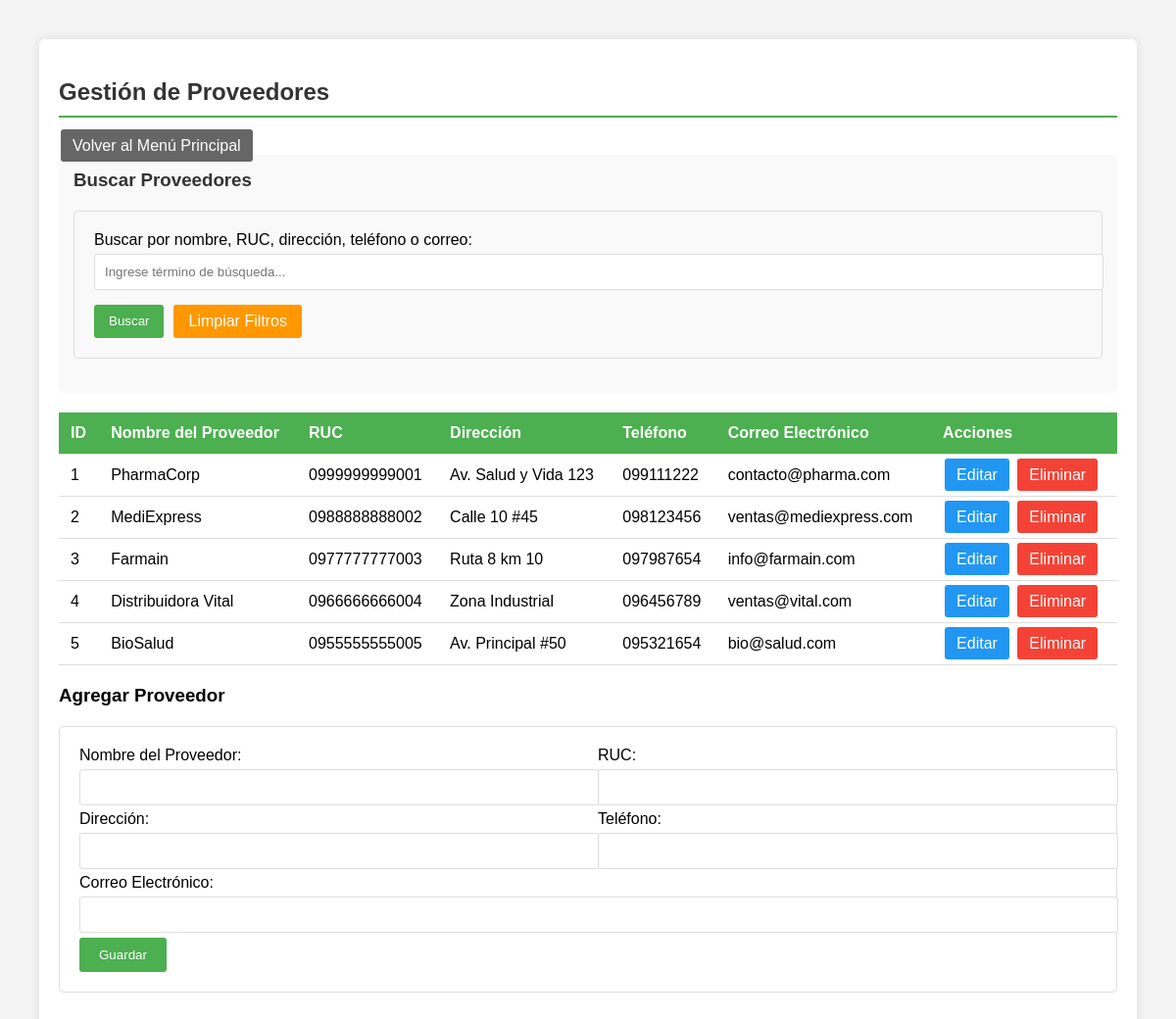
Screenshot of /WEB/FARMACIA/crud_proveedores.php (signed in) with the database file from the repository.
### tables this page shows
CREATE TABLE `proveedor` (
  `id_proveedor` int(11) NOT NULL,
  `nombre_proveedor` varchar(100) DEFAULT NULL,
  `ruc` varchar(13) DEFAULT NULL,
  `direccion` varchar(150) DEFAULT NULL,
  `telefono` varchar(20) DEFAULT NULL,
  `correo_electronico` varchar(100) DEFAULT NULL
);

### WEB/FARMACIA/crud_proveedores.php (the view, shortened to what this page needs)
<?php
include 'config.php';
$busqueda = isset($_GET['buscar']) ? trim($_GET['buscar']) : '';
$sql = "SELECT * FROM Proveedor WHERE 1=1";
$sql .= " ORDER BY id_proveedor";
$result = $conn->query($sql);
$edit = null;
?>
<!DOCTYPE html>
<html>
<head>
</head>
<body>
<div class="container">
    <h2>Gestión de Proveedores</h2>
    <a href="index.php" class="btn btn-back">Volver al Menú Principal</a>
    <div class="search-form">
        <h3>Buscar Proveedores</h3>
        <form method="get" action="">
            <div class="form-row">
                <div class="form-group">
                    <label>Buscar por nombre, RUC, dirección, teléfono o correo:</label>
                    <input type="text" name="buscar" value="<?= htmlspecialchars($busqueda) ?>" placeholder="Ingrese término de búsqueda...">
                </div>
            </div>
            <div class="search-buttons">
                <input type="submit" value="Buscar" class="btn-search">
                <a href="crud_proveedores.php" class="btn-clear">Limpiar Filtros</a>
            </div>
        </form>
    </div>
    <table>
        <tr>
            <th>ID</th>
            <th>Nombre del Proveedor</th>
            <th>RUC</th>
            <th>Dirección</th>
            <th>Teléfono</th>
            <th>Correo Electrónico</th>
            <th>Acciones</th>
        </tr>
        <?php while($row = $result->fetch_assoc()): ?>
        <tr>
            <td><?= $row['id_proveedor'] ?></td>
            <td><?= htmlspecialchars($row['nombre_proveedor']) ?></td>
            <td><?= htmlspecialchars($row['ruc']) ?></td>
            <td><?= htmlspecialchars($row['direccion']) ?></td>
            <td><?= htmlspecialchars($row['telefono']) ?></td>
            <td><?= htmlspecialchars($row['correo_electronico']) ?></td>
            <td>
                <a href="?editar=<?= $row['id_proveedor'] ?>" class="btn btn-edit">Editar</a>
                <a href="?eliminar=<?= $row['id_proveedor'] ?>" class="btn btn-delete" onclick="return confirm('¿Estás seguro de eliminar este proveedor?')">Eliminar</a>
            </td>
        </tr>
        <?php endwhile; ?>
    </table>
    <h3><?= $edit ? 'Editar' : 'Agregar' ?> Proveedor</h3>
    <form method="post">
        <div class="form-row">
            <div class="form-group">
                <label>Nombre del Proveedor:</label>
                <input type="text" name="nombre_proveedor" value="<?= htmlspecialchars($edit['nombre_proveedor'] ?? '') ?>" required>
            </div>
            <div class="form-group">
                <label>RUC:</label>
                <input type="text" name="ruc" value="<?= htmlspecialchars($edit['ruc'] ?? '') ?>" required>
            </div>
        </div>
        <div class="form-row">
            <div class="form-group">
                <label>Dirección:</label>
                <input type="text" name="direccion" value="<?= htmlspecialchars($edit['direccion'] ?? '') ?>" required>
            </div>
            <div class="form-group">
                <label>Teléfono:</label>
                <input type="text" name="telefono" value="<?= htmlspecialchars($edit['telefono'] ?? '') ?>" required>
            </div>
        </div>
        <div class="form-group">
            <label>Correo Electrónico:</label>
            <input type="email" name="correo_electronico" value="<?= htmlspecialchars($edit['correo_electronico'] ?? '') ?>" required>
        </div>
        <input type="submit" value="<?= $edit ? 'Actualizar' : 'Guardar' ?>">
    </form>
</div>
</body>
</html>

### WEB/FARMACIA/crud_proveedores.php (style rules this page uses)
body { font-family: Arial, sans-serif; margin: 40px; background-color: #f4f4f4; }
.container { max-width: 1200px; margin: 0 auto; background-color: white; padding: 20px; border-radius: 5px; box-shadow: 0 0 10px rgba(0,0,0,0.1); }
h2 { color: #333; border-bottom: 2px solid #4CAF50; padding-bottom: 10px; }
table { width: 100%; border-collapse: collapse; margin: 20px 0; }
th, td { padding: 12px; text-align: left; border-bottom: 1px solid #ddd; }
th { background-color: #4CAF50; color: white; }
.btn { padding: 8px 12px; text-decoration: none; border-radius: 3px; margin: 2px; }
.btn-edit { background-color: #2196F3; color: white; }
.btn-delete { background-color: #f44336; color: white; }
.btn-back { background-color: #666; color: white; }
.btn-search { background-color: #4CAF50; color: white; }
.btn-clear { background-color: #ff9800; color: white; }
form { margin: 20px 0; padding: 20px; border: 1px solid #ddd; border-radius: 5px; }
input[type="text"], input[type="email"] { width: 100%; padding: 10px; margin: 5px 0; border: 1px solid #ddd; border-radius: 3px; }
input[type="submit"] { background-color: #4CAF50; color: white; padding: 10px 20px; border: none; border-radius: 3px; cursor: pointer; }
.form-row { display: flex; gap: 20px; }
.form-group { flex: 1; }
.search-form { background-color: #f9f9f9; padding: 15px; border-radius: 5px; margin-bottom: 20px; }
.search-form h3 { margin-top: 0; color: #333; }
.search-buttons { display: flex; gap: 10px; margin-top: 10px; }
.search-buttons input[type="submit"] { padding: 8px 15px; }
.search-buttons a { padding: 8px 15px; text-decoration: none; border-radius: 3px; }

### rows the page displays
proveedor: id_proveedor "1", nombre_proveedor "PharmaCorp", ruc "0999999999001", direccion "Av. Salud y Vida 123", telefono "099111222", correo_electronico "contacto@pharma.com"
proveedor: id_proveedor "2", nombre_proveedor "MediExpress", ruc "0988888888002", direccion "Calle 10 #45", telefono "098123456", correo_electronico "ventas@mediexpress.com"
proveedor: id_proveedor "3", nombre_proveedor "Farmain", ruc "0977777777003", direccion "Ruta 8 km 10", telefono "097987654", correo_electronico "info@farmain.com"
proveedor: id_proveedor "4", nombre_proveedor "Distribuidora Vital", ruc "0966666666004", direccion "Zona Industrial", telefono "096456789", correo_electronico "ventas@vital.com"
proveedor: id_proveedor "5", nombre_proveedor "BioSalud", ruc "0955555555005", direccion "Av. Principal #50", telefono "095321654", correo_electronico "bio@salud.com"
